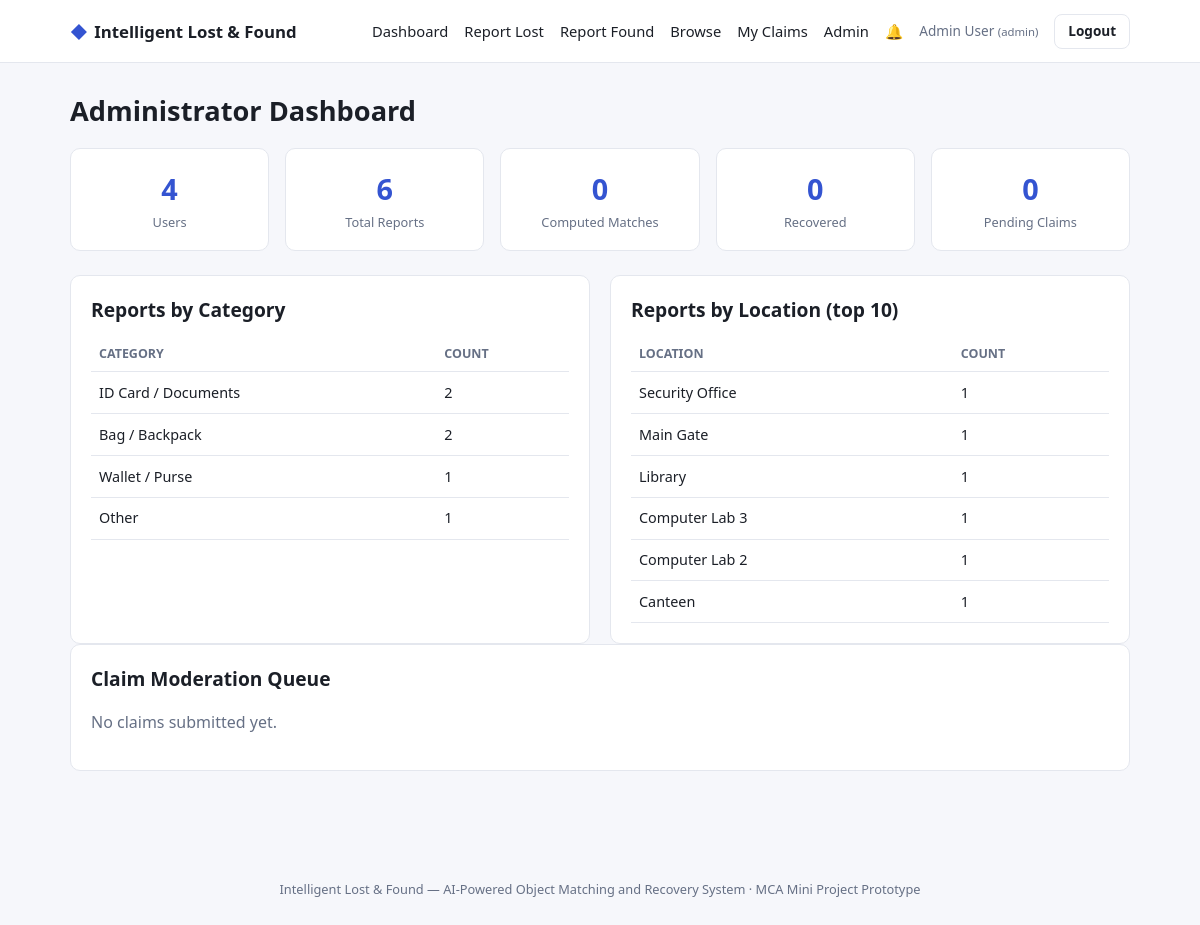
Page /admin (signed in) on the committed database.
### tables this page shows
CREATE TABLE items (
    item_id         INTEGER PRIMARY KEY AUTOINCREMENT,
    report_type     TEXT NOT NULL CHECK (report_type IN ('lost', 'found')),
    category        TEXT NOT NULL,
    title           TEXT NOT NULL,
    description     TEXT NOT NULL,
    colour          TEXT,
    location        TEXT,
    date_time       TEXT NOT NULL,                 -- ISO datetime of loss/find
    unique_id       TEXT,                           -- optional serial no. / roll no. etc.
    image_reference TEXT,                           -- filename in /uploads
    status          TEXT NOT NULL DEFAULT 'open',   -- open | matched | claimed | recovered | closed
    user_id         INTEGER NOT NULL,
    created_at      TEXT NOT NULL DEFAULT (datetime('now')),
    FOREIGN KEY (user_id) REFERENCES users(user_id)
);

### app.py (the view)
@app.route("/admin")
@admin_required
def admin_dashboard():
    db = get_db()
    total_users = db.execute("SELECT COUNT(*) c FROM users").fetchone()["c"]
    total_items = db.execute("SELECT COUNT(*) c FROM items").fetchone()["c"]
    total_matches = db.execute("SELECT COUNT(*) c FROM matches").fetchone()["c"]
    recovered = db.execute("SELECT COUNT(*) c FROM items WHERE status='recovered'").fetchone()["c"]
    pending_claims = db.execute("SELECT COUNT(*) c FROM claims WHERE status='pending'").fetchone()["c"]
    by_category = db.execute(
        "SELECT category, COUNT(*) c FROM items GROUP BY category ORDER BY c DESC"
    ).fetchall()
    by_location = db.execute(
        "SELECT location, COUNT(*) c FROM items GROUP BY location ORDER BY c DESC LIMIT 10"
    ).fetchall()
    claims = db.execute(
        """SELECT c.*, m.total_score, m.match_category, u.name AS claimant_name,
                  li.title AS lost_title, fi.title AS found_title
           FROM claims c
           JOIN matches m ON m.match_id = c.match_id
           JOIN users u ON u.user_id = c.claimant_id
           JOIN items li ON li.item_id = m.lost_item_id
           JOIN items fi ON fi.item_id = m.found_item_id
           ORDER BY c.created_at DESC"""
    ).fetchall()
    db.close()
    return render_template("admin_dashboard.html", total_users=total_users, total_items=total_items,
                            total_matches=total_matches, recovered=recovered,
                            pending_claims=pending_claims, by_category=by_category,
                            by_location=by_location, claims=claims)

### app.py (called while the page is built)
def admin_required(view):
    @wraps(view)
    def wrapped(*args, **kwargs):
        if session.get("role") != "admin":
            flash("Administrator access required.", "danger")
            return redirect(url_for("index"))
        return view(*args, **kwargs)
    return wrapped

@app.context_processor
def inject_globals():
    unread = 0
    if "user_id" in session:
        db = get_db()
        unread = db.execute(
            "SELECT COUNT(*) c FROM notifications WHERE user_id = ? AND read_status = 0",
            (session["user_id"],),
        ).fetchone()["c"]
        db.close()
    return {"session": session, "unread_count": unread}

### db.py (called while the page is built)
def get_db():
    conn = sqlite3.connect(DB_PATH)
    conn.row_factory = sqlite3.Row
    conn.execute("PRAGMA foreign_keys = ON")
    return conn

### templates/admin_dashboard.html (shortened to what this page needs)
{% extends "base.html" %}
{% block content %}
<h1>Administrator Dashboard</h1>
<section class="stat-row">
  <div class="stat-card"><span class="stat-num">{{ total_users }}</span><span class="stat-label">Users</span></div>
  <div class="stat-card"><span class="stat-num">{{ total_items }}</span><span class="stat-label">Total Reports</span></div>
  <div class="stat-card"><span class="stat-num">{{ total_matches }}</span><span class="stat-label">Computed Matches</span></div>
  <div class="stat-card"><span class="stat-num">{{ recovered }}</span><span class="stat-label">Recovered</span></div>
  <div class="stat-card"><span class="stat-num">{{ pending_claims }}</span><span class="stat-label">Pending Claims</span></div>
</section>
<div class="two-col">
  <section class="panel">
    <h2>Reports by Category</h2>
    <table class="data-table">
      <thead><tr><th>Category</th><th>Count</th></tr></thead>
      <tbody>
      {% for row in by_category %}
        <tr><td>{{ row.category }}</td><td>{{ row.c }}</td></tr>
      {% endfor %}
      </tbody>
    </table>
  </section>
  <section class="panel">
    <h2>Reports by Location (top 10)</h2>
    <table class="data-table">
      <thead><tr><th>Location</th><th>Count</th></tr></thead>
      <tbody>
      {% for row in by_location %}
        <tr><td>{{ row.location }}</td><td>{{ row.c }}</td></tr>
      {% endfor %}
      </tbody>
    </table>
  </section>
</div>
<section class="panel">
  <h2>Claim Moderation Queue</h2>
  {% if claims %}
  <table class="data-table">
    <thead><tr><th>Claimant</th><th>Lost</th><th>Found</th><th>Score</th><th>Details</th><th>Status</th><th>Actions</th></tr></thead>
    <tbody>
    {% for c in claims %}
      <tr>
        <td>{{ c.claimant_name }}</td>
        <td>{{ c.lost_title }}</td>
        <td>{{ c.found_title }}</td>
        <td>{{ (c.total_score*100)|round(1) }}%</td>
        <td class="wrap-cell">{{ c.verification_details }}</td>
        <td><span class="status status-{{ c.status }}">{{ c.status.replace('_',' ') }}</span></td>
        <td class="action-cell">
          {% if c.status == 'pending' %}
          <form method="post" action="{{ url_for('review_claim', claim_id=c.claim_id, action='verify') }}"><button class="btn-tiny btn-verify" type="submit">Verify</button></form>
          <form method="post" action="{{ url_for('review_claim', claim_id=c.claim_id, action='needs_info') }}"><button class="btn-tiny" type="submit">Need Info</button></form>
          <form method="post" action="{{ url_for('review_claim', claim_id=c.claim_id, action='reject') }}"><button class="btn-tiny btn-reject" type="submit">Reject</button></form>
          {% else %}
          <span class="muted small">Reviewed {{ c.reviewed_at }}</span>
          {% endif %}
        </td>
      </tr>
    {% endfor %}
    </tbody>
  </table>
  {% else %}
  <p class="muted">No claims submitted yet.</p>
  {% endif %}
</section>
{% endblock %}

### static/style.css (style rules this page uses)
:root { --ink: #1b1f27; --muted: #667085; --bg: #f6f7fb; --card: #ffffff; --border: #e4e7ee; --primary: #3454d1; --primary-dark: #2740a8; --success: #1a8f5e; --warning: #b8860b; --danger: #c0392b; --radius: 10px; }
* { box-sizing: border-box; }
body { margin: 0; font-family: "Segoe UI", -apple-system, BlinkMacSystemFont, Roboto, Helvetica, Arial, sans-serif; background: var(--bg); color: var(--ink); line-height: 1.5; }
h1 { font-size: 1.7rem; margin: 0 0 1rem; }
h2 { font-size: 1.2rem; margin: 0 0 0.75rem; }
.muted { color: var(--muted); }
.two-col { display: grid; grid-template-columns: 1fr 1fr; gap: 1.25rem; margin-top: 1rem; }
.panel { background: var(--card); border: 1px solid var(--border); border-radius: var(--radius); padding: 1.25rem; }
.stat-row { display: flex; gap: 1rem; flex-wrap: wrap; margin-bottom: 1.5rem; }
.stat-card { background: var(--card); border: 1px solid var(--border); border-radius: var(--radius); padding: 1.1rem 1.5rem; flex: 1; min-width: 140px; text-align: center; }
.stat-num { display: block; font-size: 1.8rem; font-weight: 700; color: var(--primary); }
.stat-label { display: block; font-size: 0.8rem; color: var(--muted); margin-top: 0.2rem; }
.data-table { width: 100%; border-collapse: collapse; font-size: 0.9rem; }
.data-table th { text-align: left; color: var(--muted); font-weight: 600; font-size: 0.78rem; text-transform: uppercase; padding: 0.5rem; border-bottom: 1px solid var(--border); }
.data-table td { padding: 0.6rem 0.5rem; border-bottom: 1px solid var(--border); }

### rows in the picture
items: category "ID Card / Documents", c "2", location "Main Gate", c "1"
items: category "Bag / Backpack", c "2", location "Computer Lab 2", c "1"
items: category "Wallet / Purse", c "1", location "Canteen"
items: category "Other", c "1", location "Library"
items: location "Security Office", c "1"
items: location "Computer Lab 3", c "1"

### other values in the picture
{{ session.name }} "Admin User"
{{ session.role }} "admin"
{{ total_users }} "4"
{{ total_items }} "6"
{{ total_matches }} "0"
{{ recovered }} "0"
{{ pending_claims }} "0"
